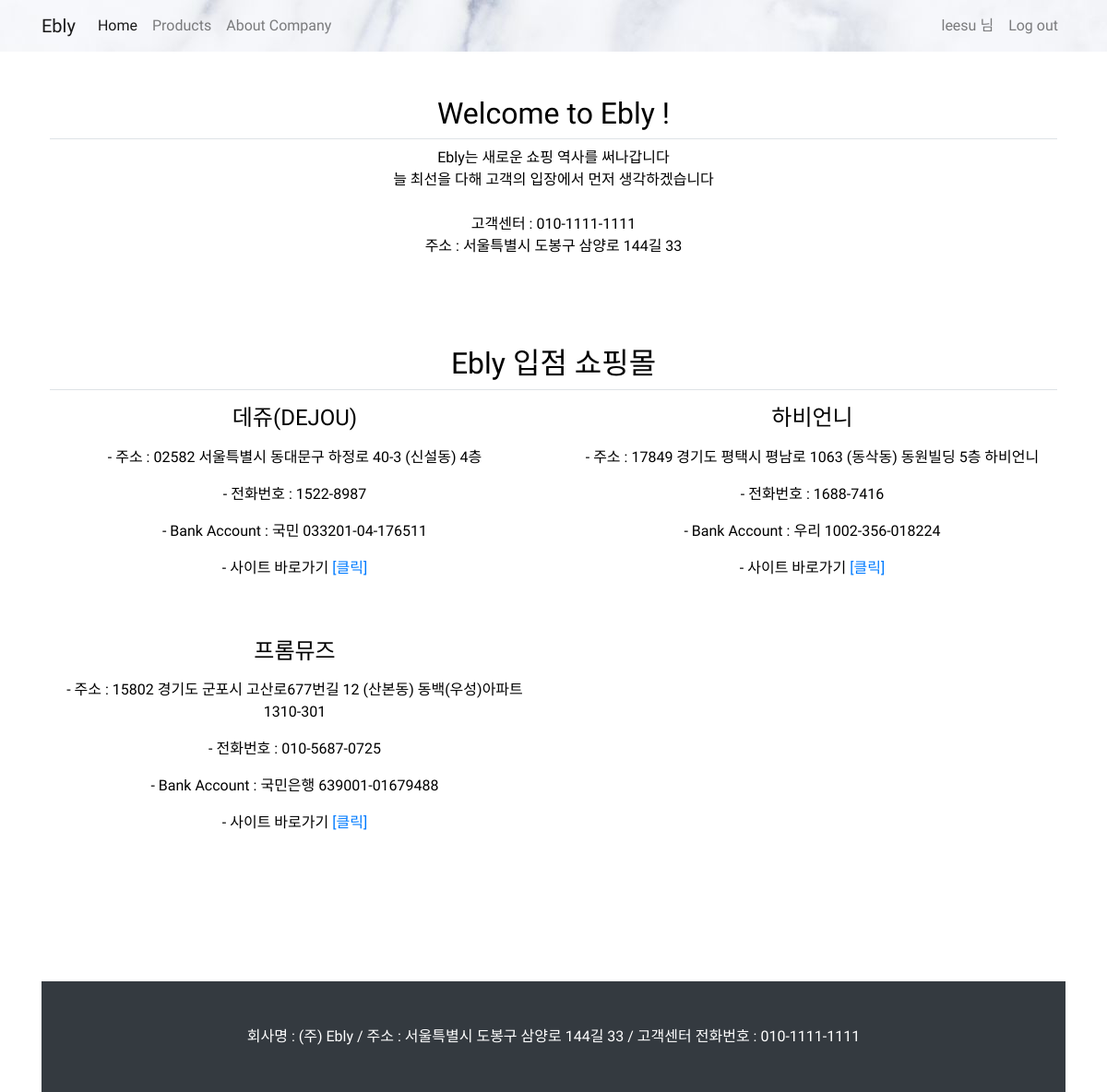
Screenshot of /about_company/ (signed in) with the database file from the repository.
### shop/models.py (models this page shows, shortened)
class Company(models.Model):
    com_name = models.CharField(max_length=30)
    address = models.TextField()
    contact = models.CharField(max_length=100)
    com_url = models.URLField()
    bank_account = models.CharField(max_length=50)

### home/views.py (the view)
# urls.py: path('about_company/', views.about_com),
def about_com(request):
    companies = Company.objects.all()
    return render(request, 'home/about_company.html', {'companies': companies})

### home/templates/home/about_company.html (shortened to what this page needs)
<!DOCTYPE html>
{% load static %}
<html lang="ko">
<head>
    <link href="{% static 'shop/css/font.css' %}" rel="stylesheet" type="text/css" media="screen">
    <link href="{% static 'shop/bootstrap/bootstrap.min.css' %}" rel="stylesheet" type="text/css" media="screen">
    <link href="{% static 'shop/css/footer.css' %}" rel="stylesheet" type="text/css" media="screen">
</head>
<body class="web-font">
    {% include 'shop/navbar.html' %}
    <div class="container px-4 py-5" style="text-align:center;">
        <h2 class="pb-2 border-bottom">Welcome to Ebly !</h2>
               Ebly는 새로운 쇼핑 역사를 써나갑니다</br>늘 최선을 다해 고객의 입장에서 먼저 생각하겠습니다</br></br>
                고객센터 : 010-1111-1111</br>
                주소 : 서울특별시 도봉구 삼양로 144길 33
    </div>
  <div class="container px-4 py-5 text-center" id="icon-grid">
    <h2 class="pb-2 border-bottom">Ebly 입점 쇼핑몰</h2>
    <div class="row mt-3">
        {% for com in companies %}
      <div class="col-lg-6 mb-5">
        <div>
          <h4 class="fw-bold mb-0">{{com.com_name}}</h4>
          <p> - 주소 : {{com.address}}</p>
            <p> - 전화번호 : {{com.contact}}</p>
            <p> - Bank Account : {{com.bank_account}}</p>
            <p> - 사이트 바로가기 <a href="{{com.com_url}}">[클릭]</a></p>
        </div>
      </div>
        {% endfor %}
  </div>
  </div>
<div class="container">
    <div class="mt-5">
        {% include 'shop/footer.html' %}
    </div>
</div>
</body>
</html>

### shop/templates/shop/navbar.html (shortened to what this page needs)
{% load socialaccount %}
<nav class="navbar navbar-expand-lg navbar-light web-font" style="background-image: URL(/static/home/images/8f12c522b317357e028e336ac76e825b.jpg);">
    <div class="container">
        <a class="navbar-brand" href="/">Ebly</a>
        <div class="collapse navbar-collapse" id="navbarNavDropdown">
        <ul class="navbar-nav">
            <li class="nav-item active">
              <a class="nav-link" href="/">Home<span class="sr-only">(current)</span></a>
            </li>
            <li class="nav-item">
              <a class="nav-link" href="/shop/">Products</a>
            </li>
            <li class="nav-item">
              <a class="nav-link" href="/about_company/">About Company</a>
            </li>
        </ul>
        <ul class="navbar-nav ml-auto">
            {% if user.is_authenticated %}
            <li class="nav-item">
                <a class="nav-link" href="./mypage.html">{{user.username}} 님</a>
            </li>
            <li class="nav-item">
              <a class="nav-link" href="/accounts/logout/">Log out</a>
            </li>
            {% endif %}
        </ul>
        </div>
        </div>
  </nav>

### rows the page displays
Company: com_name "데쥬(DEJOU)", address "02582 서울특별시 동대문구 하정로 40-3 (신설동) 4층", contact "1522-8987", bank_account "국민 033201-04-176511"
Company: com_name "하비언니", address "17849 경기도 평택시 평남로 1063 (동삭동) 동원빌딩 5층 하비언니", contact "1688-7416", bank_account "우리 1002-356-018224"
Company: com_name "프롬뮤즈", address "15802 경기도 군포시 고산로677번길 12 (산본동) 동백(우성)아파트 1310-301", contact "010-5687-0725", bank_account "국민은행 639001-01679488"

### other values shown
{{ user.username }} "leesu"
